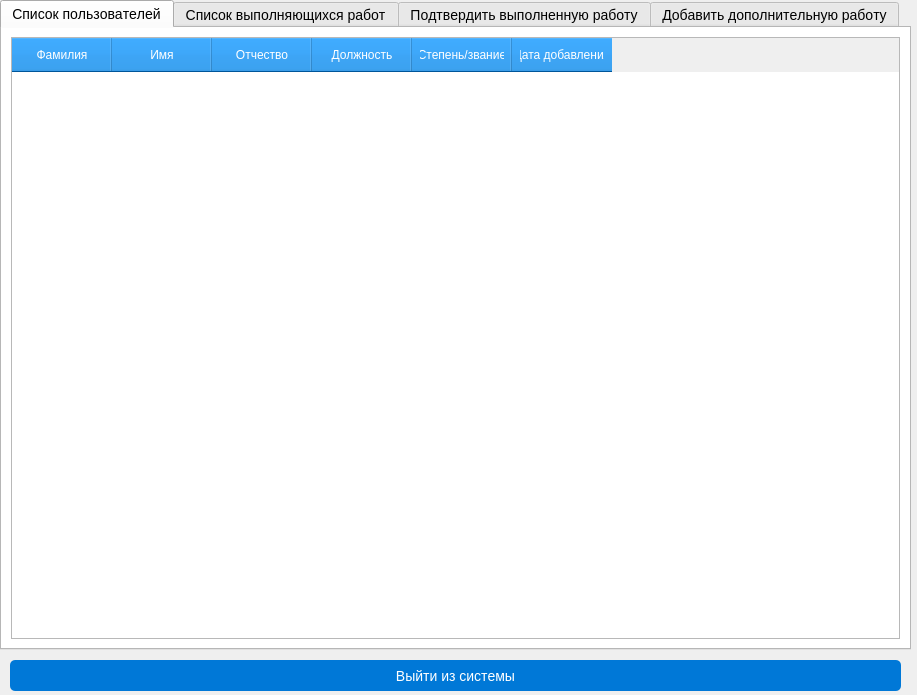
<?xml version="1.0" encoding="UTF-8"?>
<ui version="4.0">
 <class>Leader</class>
 <widget class="QWidget" name="Leader">
  <property name="geometry">
   <rect>
    <x>0</x>
    <y>0</y>
    <width>917</width>
    <height>695</height>
   </rect>
  </property>
  <property name="font">
   <font>
    <kerning>false</kerning>
   </font>
  </property>
  <property name="focusPolicy">
   <enum>Qt::TabFocus</enum>
  </property>
  <property name="windowTitle">
   <string>Form</string>
  </property>
  <property name="styleSheet">
   <string notr="true">/* Leader Window Style */
QMainWindow {
    background-color: #f5f5f5; /* Светло-серый фон для главного окна */
    border: 1px solid #dcdcdc; /* Граница окна */
}

/* Tab Widget Style */
QTabWidget {
    border: 2px solid #dcdcdc; /* Граница для таблицы */
    border-radius: 5px; /* Скругленные углы */
    background-color: #ffffff; /* Белый фон */
    font-size: 14px; /* Размер шрифта */
}

/* Table Header Style */
QHeaderView::section {
    background-color: #0078d7; /* Синий фон заголовка таблицы */
    color: #ffffff; /* Белый цвет текста */
    padding: 8px; /* Отступ внутри заголовка */
}

/* Line Edits */
QLineEdit {
    border: 2px solid #dcdcdc; /* Граница для полей ввода */
    border-radius: 5px; /* Скругленные углы */
    padding: 5px; /* Отступ внутри поля ввода */
    font-size: 14px; /* Размер шрифта */
    background-color: #ffffff; /* Белый фон */
}

QLineEdit:focus {
    border: 2px solid #0078d7; /* Цвет границы при фокусе */
}

/* Buttons */
QPushButton {
    background-color: #0078d7; /* Синий фон кнопки */
    color: #ffffff; /* Белый цвет текста */
    border: none; /* Убираем границу */
    border-radius: 5px; /* Скругленные углы */
    padding: 10px; /* Отступ внутри кнопки */
    font-size: 14px; /* Размер шрифта */
}

QPushButton:hover {
    background-color: #005bb5; /* Темно-синий фон при наведении */
}

QPushButton:pressed {
    background-color: #004494; /* Еще более темный фон при нажатии */
}

/* Labels */
QLabel {
    font-size: 14px; /* Размер шрифта */
    color: #333333; /* Темно-серый цвет текста */
}

/* Radio Buttons */
QRadioButton {
    font-size: 14px; /* Размер шрифта */
}

/* Message Boxes */
QMessageBox {
    background-color: #ffffff; /* Белый фон для окон сообщений */
    border: 1px solid #dcdcdc; /* Граница окна сообщения */
}
</string>
  </property>
  <widget class="QTabWidget" name="LeaderTabWidget">
   <property name="geometry">
    <rect>
     <x>0</x>
     <y>0</y>
     <width>911</width>
     <height>650</height>
    </rect>
   </property>
   <property name="currentIndex">
    <number>0</number>
   </property>
   <widget class="QWidget" name="tab_4">
    <property name="mouseTracking">
     <bool>false</bool>
    </property>
    <attribute name="title">
     <string>Cписок пользователей</string>
    </attribute>
    <layout class="QVBoxLayout" name="verticalLayout_2">
     <item>
      <widget class="QTableWidget" name="UserTableWidget">
       <column>
        <property name="text">
         <string>Фамилия</string>
        </property>
       </column>
       <column>
        <property name="text">
         <string>Имя</string>
        </property>
       </column>
       <column>
        <property name="text">
         <string>Отчество</string>
        </property>
       </column>
       <column>
        <property name="text">
         <string>Должность</string>
        </property>
       </column>
       <column>
        <property name="text">
         <string>Степень/звание</string>
        </property>
       </column>
       <column>
        <property name="text">
         <string>Дата добавления</string>
        </property>
       </column>
      </widget>
     </item>
    </layout>
   </widget>
   <widget class="QWidget" name="tab_3">
    <attribute name="title">
     <string>Список выполняющихся работ</string>
    </attribute>
    <layout class="QVBoxLayout" name="verticalLayout_3">
     <item>
      <widget class="QTableWidget" name="tableWidget_2">
       <column>
        <property name="text">
         <string>Наименование</string>
        </property>
       </column>
       <column>
        <property name="text">
         <string>Фамилия</string>
        </property>
       </column>
       <column>
        <property name="text">
         <string>Имя</string>
        </property>
       </column>
       <column>
        <property name="text">
         <string>Отчество</string>
        </property>
       </column>
       <column>
        <property name="text">
         <string>Сложность</string>
        </property>
       </column>
       <column>
        <property name="text">
         <string>Трудоёмкость</string>
        </property>
       </column>
       <column>
        <property name="text">
         <string>Оплата</string>
        </property>
       </column>
      </widget>
     </item>
    </layout>
   </widget>
   <widget class="QWidget" name="tab">
    <attribute name="title">
     <string>Подтвердить выполненную работу</string>
    </attribute>
    <layout class="QVBoxLayout" name="verticalLayout_5">
     <item>
      <widget class="QLabel" name="label">
       <property name="font">
        <font>
         <pointsize>-1</pointsize>
         <bold>true</bold>
         <underline>true</underline>
         <kerning>false</kerning>
        </font>
       </property>
       <property name="text">
        <string>Сотрудники, которые выполнили работу:</string>
       </property>
      </widget>
     </item>
     <item>
      <widget class="QLabel" name="label_2">
       <property name="font">
        <font>
         <pointsize>-1</pointsize>
         <kerning>false</kerning>
        </font>
       </property>
       <property name="text">
        <string>Выберите одного или несколько сотрудников</string>
       </property>
      </widget>
     </item>
     <item>
      <widget class="QTableWidget" name="tableWidget_3">
       <column>
        <property name="text">
         <string>id</string>
        </property>
       </column>
       <column>
        <property name="text">
         <string>Фамилия</string>
        </property>
       </column>
       <column>
        <property name="text">
         <string>Имя</string>
        </property>
       </column>
       <column>
        <property name="text">
         <string>Отчество</string>
        </property>
       </column>
       <column>
        <property name="text">
         <string>Наименование</string>
        </property>
       </column>
      </widget>
     </item>
     <item>
      <widget class="QLabel" name="label_3">
       <property name="font">
        <font>
         <pointsize>-1</pointsize>
         <kerning>false</kerning>
        </font>
       </property>
       <property name="text">
        <string>Комментарий:</string>
       </property>
      </widget>
     </item>
     <item>
      <widget class="QLineEdit" name="CommentLine"/>
     </item>
     <item>
      <layout class="QVBoxLayout" name="verticalLayout_4">
       <item>
        <widget class="QLabel" name="label_4">
         <property name="font">
          <font>
           <pointsize>-1</pointsize>
           <bold>true</bold>
           <kerning>false</kerning>
          </font>
         </property>
         <property name="text">
          <string>Сотрудник выполнил работу?</string>
         </property>
        </widget>
       </item>
       <item>
        <widget class="QLabel" name="label_5">
         <property name="font">
          <font>
           <pointsize>-1</pointsize>
           <kerning>false</kerning>
          </font>
         </property>
         <property name="text">
          <string>Выберите один из вариантов:</string>
         </property>
        </widget>
       </item>
      </layout>
     </item>
     <item>
      <widget class="QRadioButton" name="RadioButtonYes">
       <property name="font">
        <font>
         <pointsize>-1</pointsize>
         <kerning>false</kerning>
        </font>
       </property>
       <property name="text">
        <string>Да</string>
       </property>
      </widget>
     </item>
     <item>
      <widget class="QRadioButton" name="RadioButtonNo">
       <property name="font">
        <font>
         <pointsize>-1</pointsize>
         <kerning>false</kerning>
        </font>
       </property>
       <property name="text">
        <string>Нет</string>
       </property>
      </widget>
     </item>
     <item>
      <widget class="QPushButton" name="SendCompleteButton">
       <property name="font">
        <font>
         <pointsize>-1</pointsize>
         <kerning>false</kerning>
        </font>
       </property>
       <property name="cursor">
        <cursorShape>PointingHandCursor</cursorShape>
       </property>
       <property name="text">
        <string>Отправить</string>
       </property>
      </widget>
     </item>
    </layout>
   </widget>
   <widget class="QWidget" name="tab_2">
    <attribute name="title">
     <string>Добавить дополнительную работу</string>
    </attribute>
    <layout class="QVBoxLayout" name="verticalLayout_9">
     <item>
      <widget class="QLabel" name="label_6">
       <property name="font">
        <font>
         <pointsize>-1</pointsize>
         <bold>true</bold>
         <kerning>false</kerning>
        </font>
       </property>
       <property name="text">
        <string>Введите наименование работы:</string>
       </property>
      </widget>
     </item>
     <item>
      <widget class="QLineEdit" name="NameWorkLine">
       <property name="maximumSize">
        <size>
         <width>700</width>
         <height>16777215</height>
        </size>
       </property>
      </widget>
     </item>
     <item>
      <layout class="QVBoxLayout" name="verticalLayout_6">
       <item>
        <widget class="QLabel" name="label_11">
         <property name="font">
          <font>
           <pointsize>-1</pointsize>
           <bold>true</bold>
           <kerning>false</kerning>
          </font>
         </property>
         <property name="text">
          <string>Оплата:</string>
         </property>
        </widget>
       </item>
       <item>
        <layout class="QHBoxLayout" name="horizontalLayout_3">
         <item>
          <widget class="QLineEdit" name="PaymentLine">
           <property name="maximumSize">
            <size>
             <width>100</width>
             <height>16777215</height>
            </size>
           </property>
           <property name="text">
            <string/>
           </property>
          </widget>
         </item>
         <item>
          <widget class="QLabel" name="label_12">
           <property name="font">
            <font>
             <pointsize>-1</pointsize>
             <kerning>false</kerning>
            </font>
           </property>
           <property name="text">
            <string>рублей                                                                                                                                                   </string>
           </property>
          </widget>
         </item>
        </layout>
       </item>
      </layout>
     </item>
     <item>
      <widget class="QLabel" name="label_7">
       <property name="font">
        <font>
         <pointsize>-1</pointsize>
         <bold>true</bold>
         <kerning>false</kerning>
        </font>
       </property>
       <property name="text">
        <string>Введите сложность и трудоёмкость работы:</string>
       </property>
      </widget>
     </item>
     <item>
      <layout class="QVBoxLayout" name="verticalLayout_7">
       <item>
        <layout class="QHBoxLayout" name="horizontalLayout_2">
         <item>
          <widget class="QLabel" name="label_8">
           <property name="font">
            <font>
             <pointsize>-1</pointsize>
             <kerning>false</kerning>
            </font>
           </property>
           <property name="text">
            <string>Сложность:</string>
           </property>
          </widget>
         </item>
        </layout>
       </item>
       <item>
        <widget class="QSpinBox" name="HardSpinBox">
         <property name="maximumSize">
          <size>
           <width>50</width>
           <height>16777215</height>
          </size>
         </property>
        </widget>
       </item>
       <item>
        <layout class="QHBoxLayout" name="horizontalLayout">
         <item>
          <widget class="QLabel" name="label_9">
           <property name="font">
            <font>
             <pointsize>-1</pointsize>
             <kerning>false</kerning>
            </font>
           </property>
           <property name="text">
            <string>Трудоёмкость:</string>
           </property>
          </widget>
         </item>
        </layout>
       </item>
      </layout>
     </item>
     <item>
      <widget class="QSpinBox" name="ComplexitySpinBox">
       <property name="maximumSize">
        <size>
         <width>50</width>
         <height>16777215</height>
        </size>
       </property>
      </widget>
     </item>
     <item>
      <layout class="QVBoxLayout" name="verticalLayout_8">
       <item>
        <widget class="QLabel" name="label_10">
         <property name="font">
          <font>
           <pointsize>-1</pointsize>
           <bold>true</bold>
           <kerning>false</kerning>
          </font>
         </property>
         <property name="text">
          <string>Выберите одного или нескольких сотрудников:</string>
         </property>
        </widget>
       </item>
       <item>
        <widget class="QTableWidget" name="tableWidget_4">
         <column>
          <property name="text">
           <string>ID</string>
          </property>
         </column>
         <column>
          <property name="text">
           <string>Фамилия</string>
          </property>
         </column>
         <column>
          <property name="text">
           <string>Имя</string>
          </property>
         </column>
         <column>
          <property name="text">
           <string>Отчество</string>
          </property>
         </column>
        </widget>
       </item>
      </layout>
     </item>
     <item>
      <widget class="QLabel" name="label_13">
       <property name="font">
        <font>
         <pointsize>-1</pointsize>
         <bold>true</bold>
         <kerning>false</kerning>
        </font>
       </property>
       <property name="text">
        <string>Комменатрий:</string>
       </property>
      </widget>
     </item>
     <item>
      <widget class="QLineEdit" name="CommentLeaderLine">
       <property name="minimumSize">
        <size>
         <width>0</width>
         <height>35</height>
        </size>
       </property>
      </widget>
     </item>
     <item>
      <widget class="QPushButton" name="SendLeaderButton">
       <property name="font">
        <font>
         <pointsize>-1</pointsize>
         <kerning>false</kerning>
        </font>
       </property>
       <property name="cursor">
        <cursorShape>PointingHandCursor</cursorShape>
       </property>
       <property name="text">
        <string>Отправить</string>
       </property>
      </widget>
     </item>
    </layout>
   </widget>
  </widget>
  <widget class="QPushButton" name="CloseButton">
   <property name="geometry">
    <rect>
     <x>10</x>
     <y>660</y>
     <width>891</width>
     <height>31</height>
    </rect>
   </property>
   <property name="minimumSize">
    <size>
     <width>0</width>
     <height>30</height>
    </size>
   </property>
   <property name="text">
    <string>Выйти из системы</string>
   </property>
  </widget>
 </widget>
 <resources/>
 <connections/>
</ui>
